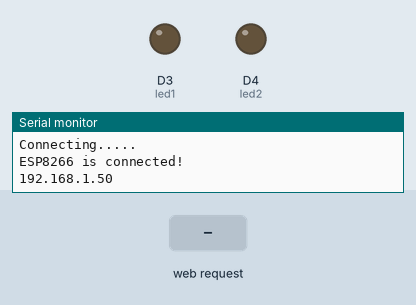
Simulated run of this sketch. Board: ESP8266 (Wemos D1 mini). Shown: output pins drawn as LEDs (lit = HIGH), the last lines printed to the serial monitor. The inputs (shaded band) are chosen by the test bench. WiFi joins after 1.5 s; servers stay silent unless stated.

Above: at 2.8 s.
2.9 s: HTTP request GET /led1on received
At 3.5 s:
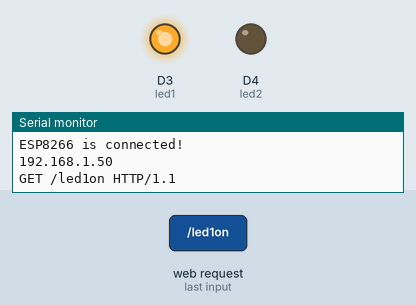
4.4 s: HTTP request GET /led2on received
At 5.6 s:
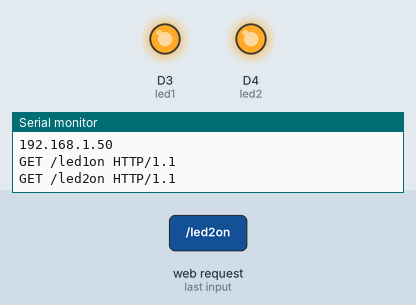
5.9 s: HTTP request GET /led1off received
At 7.0 s:
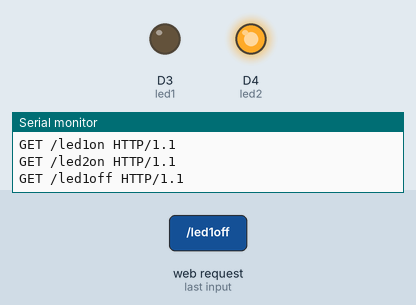
7.4 s: HTTP request GET /led2off received
At 8.1 s:
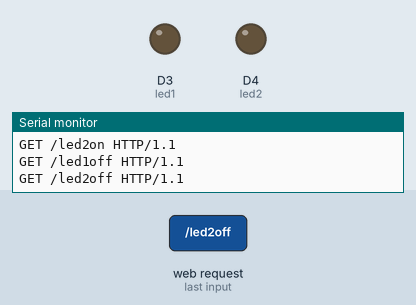
Timing chart, 0 to 9.9 s (numbered marks = the images above; inputs shaded):
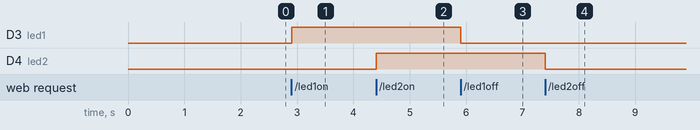

Measured:
- after the input at 2.9 s, D3 (led1): LOW → HIGH at once
- after the input at 4.4 s, D4 (led2): LOW → HIGH at once
- after the input at 5.9 s, D3 (led1): HIGH → LOW at once
- after the input at 7.4 s, D4 (led2): HIGH → LOW at once

The sketch:

ESP_As_Web_Server.ino
```cpp
#include <ESP8266WiFi.h>

WiFiClient client;
WiFiServer server(80);

#define led1 D3
#define led2 D4

void setup()
{
  // put your setup code here, to run once:
  Serial.begin(9600);
  WiFi.begin("#######", "########");
  while(WiFi.status() != WL_CONNECTED)
  {
    delay(200);
    Serial.println("Connecting.....");
  }
  Serial.println();
  Serial.println("ESP8266 is connected!");
  Serial.println(WiFi.localIP());
  server.begin();
  pinMode(led1, OUTPUT);
  pinMode(led2, OUTPUT);
}

void loop()
{
  // put your main code here, to run repeatedly:
  client = server.available();  //Gets a client that is connected to the server and has data available for reading.
  if (client == 1)
  {
    String request =  client.readStringUntil('\n');
    Serial.println(request);
    request.trim();
    if(request == "GET /led1on HTTP/1.1")
    {
      digitalWrite(led1, HIGH);
    }
    if(request == "GET /led1off HTTP/1.1")
    {
      digitalWrite(led1, LOW);
    }
    if(request == "GET /led2on HTTP/1.1")
    {
      digitalWrite(led2, HIGH);
    }
    if(request == "GET /led2off HTTP/1.1")
    {
      digitalWrite(led2, LOW);
    }
  }
  client.println("HTTP/1.1 200 OK");
  client.println("Content-Type: text/html");
  client.println("");
  client.println("<!DOCTYPE HTML>");
  client.println("<html>");
  client.println("<h1>Welcome to the Webpage!</h1>");
  client.println("<h3>LED Controls<h3>");
  client.println("<br>");
  client.println("<a href=\"/led1on\"\"><button>LED 1 ON</button></a>");
  client.println("<a href=\"/led1off\"\"><button>LED 1 OFF</button></a><br/>");
  client.println("<a href=\"/led2on\"\"><button>LED 2 ON</button></a>");
  client.println("<a href=\"/led2off\"\"><button>LED 2 OFF</button></a><br/>");
  client.println("</html>");
}
```
